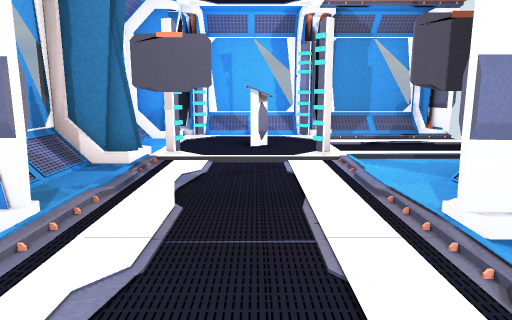
View 1 (above)

12 first-person views from a walk through a 3-D level made in the Unity game engine. The camera is 1.3 m above the floor, tilts 10° down and sees 70° across. Doors are open. The floor is counted in squares, 1 m on a side. Each view is taken from the middle of a square. On the plan, view 1 faces up. The plan holds only what a view shows up to about 15 squares ahead; the rest is blank. The player is left out.

View 2
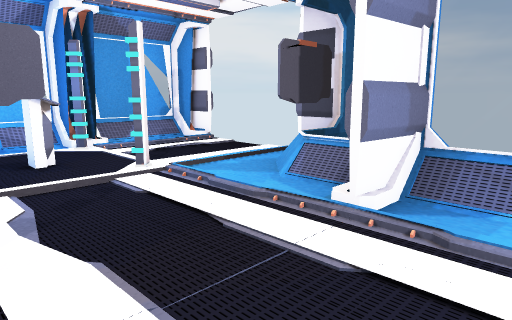

View 3
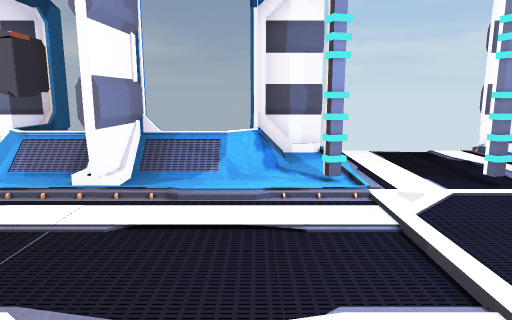

View 4
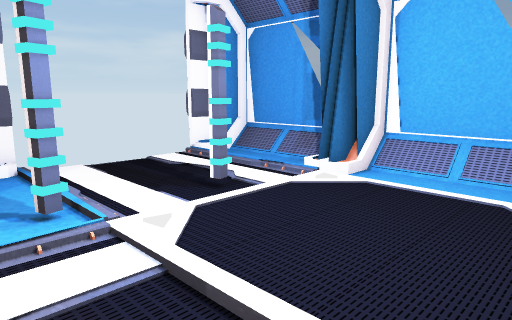

View 5
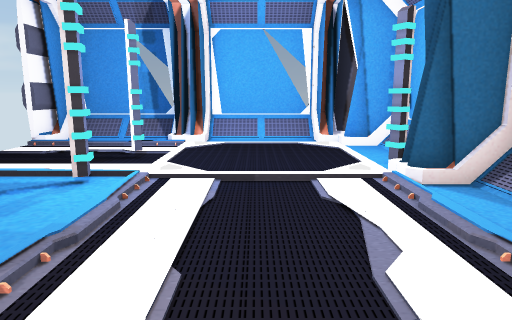

View 6
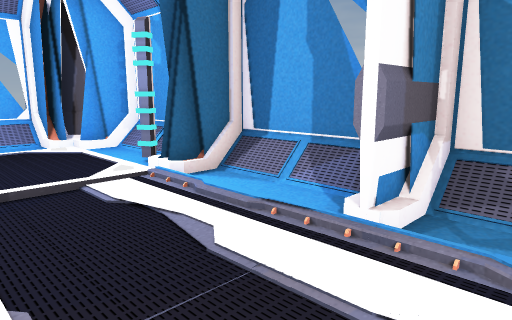

View 7
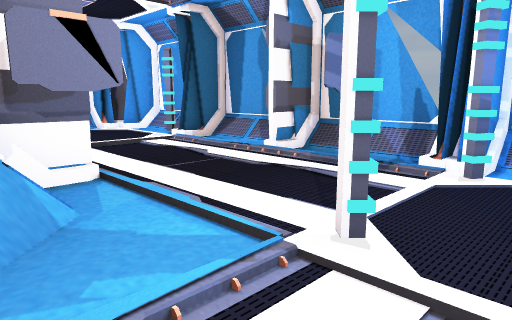

View 8
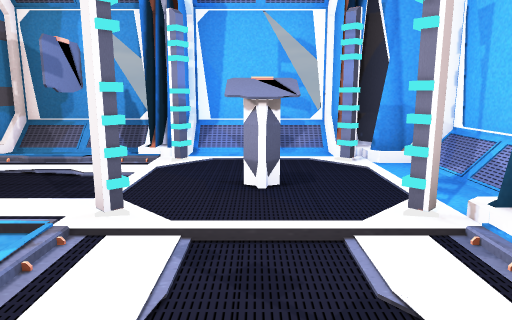

View 9
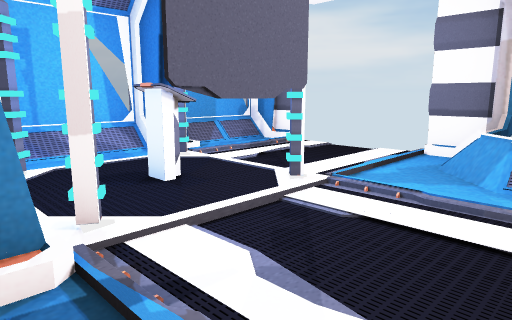

View 10
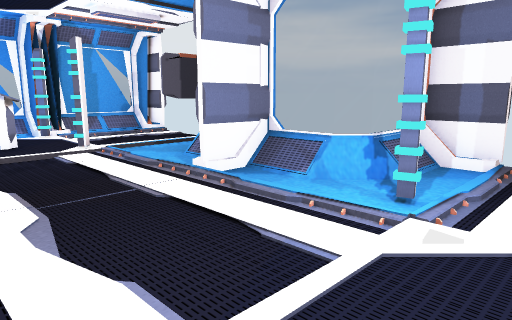

View 11
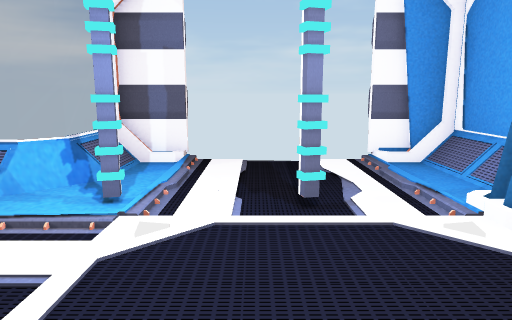

View 12
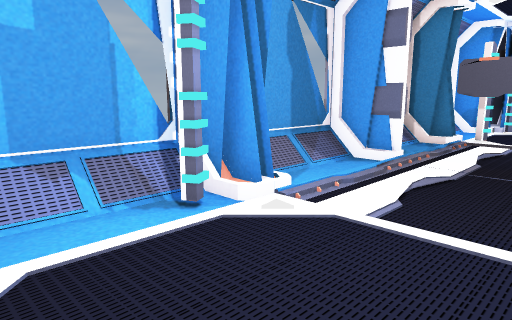

### Floor plan
Key: @ floor where view 1 was taken; # wall or solid block; . main floor; : floor 0.25 m higher than the main floor; / step, stairs or slope; D open door; = window, fence, low wall or low ledge; O other object.
Columns run from 4 left of view 1 to 6 right of it. Each row starts with its distance up from view 1.
 13   #==##==#
 12  ##::##::##
 11 ###..##:::D
 10 # ........D
  9 =...O.....D
  8 #.........D
  7 ###.......D
  6 ###O....=/#
  5 =/:....=###
  4 #/:...O##
  3 ##DDDD###
  2 =/:..../#
  1 =/:....===#
  0 ###.@..#..#
 -1 ###......DD
 -2 =#.......DD
 -3 =........DD
 -4 ##.......DD
 -5  ##...#...#
 -6  ##==##==##

Positions as (right, up) in squares from view 1, and headings:
1: (0, 0), facing up
2: (-2, 1), facing up-right
3: (-3, 1), facing right
4: (-2, 1), facing down-right
5: (0, 5), facing down
6: (1, 5), facing down-left
7: (4, 9), facing down-left
8: (5, 9), facing left
9: (-3, 4), facing up-right
10: (-2, -2), facing up-right
11: (-2, -2), facing right
12: (1, -4), facing up-left
